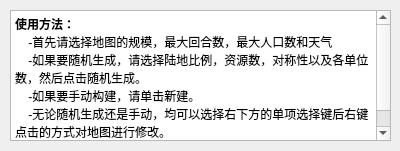
<?xml version="1.0" encoding="UTF-8"?>
<ui version="4.0">
 <class>HelpDialog</class>
 <widget class="QDialog" name="HelpDialog">
  <property name="geometry">
   <rect>
    <x>0</x>
    <y>0</y>
    <width>400</width>
    <height>151</height>
   </rect>
  </property>
  <property name="windowTitle">
   <string>Help</string>
  </property>
  <widget class="QTextBrowser" name="textBrowser">
   <property name="geometry">
    <rect>
     <x>10</x>
     <y>10</y>
     <width>381</width>
     <height>131</height>
    </rect>
   </property>
   <property name="html">
    <string>&lt;!DOCTYPE HTML PUBLIC &quot;-//W3C//DTD HTML 4.0//EN&quot; &quot;http://www.w3.org/TR/REC-html40/strict.dtd&quot;&gt;
&lt;html&gt;&lt;head&gt;&lt;meta name=&quot;qrichtext&quot; content=&quot;1&quot; /&gt;&lt;style type=&quot;text/css&quot;&gt;
p, li { white-space: pre-wrap; }
&lt;/style&gt;&lt;/head&gt;&lt;body style=&quot; font-family:'SimSun'; font-size:9pt; font-weight:400; font-style:normal;&quot;&gt;
&lt;p style=&quot; margin-top:0px; margin-bottom:0px; margin-left:0px; margin-right:0px; -qt-block-indent:0; text-indent:0px;&quot;&gt;&lt;span style=&quot; font-weight:600;&quot;&gt;使用方法：&lt;/span&gt;&lt;/p&gt;
&lt;p style=&quot; margin-top:0px; margin-bottom:0px; margin-left:0px; margin-right:0px; -qt-block-indent:0; text-indent:0px;&quot;&gt;    -首先请选择地图的规模，最大回合数，最大人口数和天气&lt;/p&gt;
&lt;p style=&quot; margin-top:0px; margin-bottom:0px; margin-left:0px; margin-right:0px; -qt-block-indent:0; text-indent:0px;&quot;&gt;    -如果要随机生成，请选择陆地比例，资源数，对称性以及各单位数，然后点击随机生成。&lt;/p&gt;
&lt;p style=&quot; margin-top:0px; margin-bottom:0px; margin-left:0px; margin-right:0px; -qt-block-indent:0; text-indent:0px;&quot;&gt;    -如果要手动构建，请单击新建。&lt;/p&gt;
&lt;p style=&quot; margin-top:0px; margin-bottom:0px; margin-left:0px; margin-right:0px; -qt-block-indent:0; text-indent:0px;&quot;&gt;    -无论随机生成还是手动，均可以选择右下方的单项选择键后右键点击的方式对地图进行修改。&lt;/p&gt;
&lt;p style=&quot; margin-top:0px; margin-bottom:0px; margin-left:0px; margin-right:0px; -qt-block-indent:0; text-indent:0px;&quot;&gt;    -一定记得保存。&lt;/p&gt;&lt;/body&gt;&lt;/html&gt;</string>
   </property>
  </widget>
 </widget>
 <resources/>
 <connections/>
</ui>
